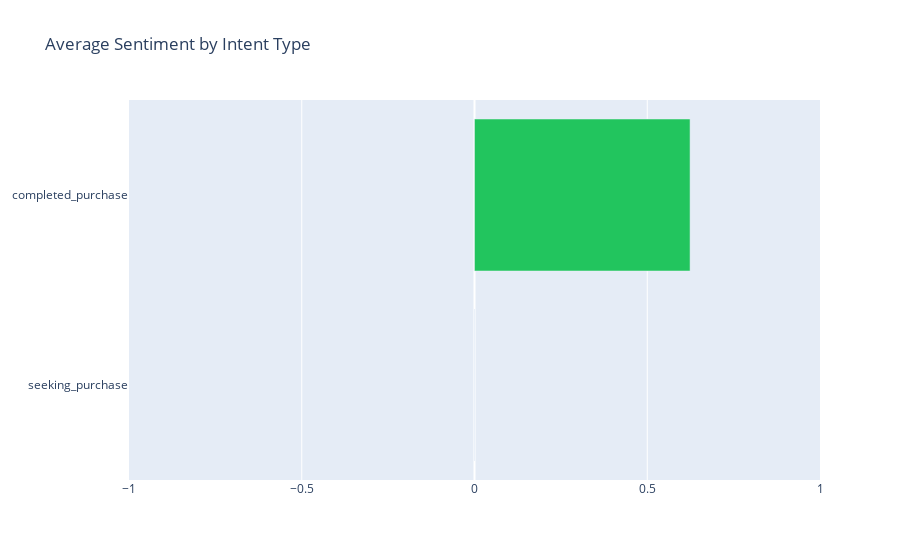

Notebook code for this chart:
### Code cell
# Sentiment by intent type
intent_sentiment = (
    annotated[annotated['primary_intent'].notna()]
    .groupby('primary_intent')['hybrid_score']
    .mean()
    .sort_values()
    .reset_index()
)
intent_sentiment.columns = ['intent', 'avg_sentiment']

colours = ['#ef4444' if s < 0 else '#22c55e' for s in intent_sentiment['avg_sentiment']]
fig = go.Figure(go.Bar(
    x=intent_sentiment['avg_sentiment'],
    y=intent_sentiment['intent'],
    orientation='h',
    marker_color=colours
))
fig.update_layout(title='Average Sentiment by Intent Type', xaxis=dict(range=[-1, 1]))
fig.show()

### Figure 1 — Plotly figure (JSON) as saved in the notebook; plotly's stock layout.template omitted (floating-point values rounded to 4 significant figures)
{"data": [{"marker": {"color": ["#22c55e", "#22c55e"]}, "orientation": "h", "type": "bar", "x": [0.0, 0.6239], "y": ["seeking_purchase", "completed_purchase"]}], "layout": {"title": {"text": "Average Sentiment by Intent Type"}, "xaxis": {"range": [-1, 1]}}}
